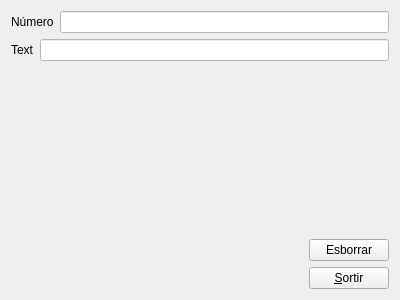
<?xml version="1.0" encoding="UTF-8"?>
<ui version="4.0">
 <class>MyForm</class>
 <widget class="QWidget" name="MyForm">
  <property name="geometry">
   <rect>
    <x>0</x>
    <y>0</y>
    <width>400</width>
    <height>300</height>
   </rect>
  </property>
  <property name="windowTitle">
   <string>Form</string>
  </property>
  <layout class="QHBoxLayout" name="horizontalLayout_5">
   <item>
    <layout class="QVBoxLayout" name="verticalLayout">
     <item>
      <layout class="QHBoxLayout" name="horizontalLayout">
       <item>
        <widget class="QLabel" name="label">
         <property name="text">
          <string>Número</string>
         </property>
        </widget>
       </item>
       <item>
        <widget class="QLineEdit" name="lineEdit">
         <property name="styleSheet">
          <string notr="true">background-color:white;
color:red
</string>
         </property>
         <property name="maxLength">
          <number>10</number>
         </property>
         <property name="clearButtonEnabled">
          <bool>false</bool>
         </property>
        </widget>
       </item>
      </layout>
     </item>
     <item>
      <layout class="QHBoxLayout" name="horizontalLayout_2">
       <item>
        <widget class="QLabel" name="label_2">
         <property name="text">
          <string>Text</string>
         </property>
        </widget>
       </item>
       <item>
        <widget class="QLineEdit" name="lineEdit_2">
         <property name="styleSheet">
          <string notr="true">background-color:white;
color:blue</string>
         </property>
         <property name="maxLength">
          <number>10</number>
         </property>
        </widget>
       </item>
      </layout>
     </item>
     <item>
      <spacer name="verticalSpacer">
       <property name="orientation">
        <enum>Qt::Vertical</enum>
       </property>
       <property name="sizeHint" stdset="0">
        <size>
         <width>20</width>
         <height>40</height>
        </size>
       </property>
      </spacer>
     </item>
     <item>
      <layout class="QHBoxLayout" name="horizontalLayout_3">
       <item>
        <spacer name="horizontalSpacer">
         <property name="orientation">
          <enum>Qt::Horizontal</enum>
         </property>
         <property name="sizeHint" stdset="0">
          <size>
           <width>40</width>
           <height>20</height>
          </size>
         </property>
        </spacer>
       </item>
       <item>
        <widget class="QPushButton" name="pushButton">
         <property name="text">
          <string>Esborrar</string>
         </property>
        </widget>
       </item>
      </layout>
     </item>
     <item>
      <layout class="QHBoxLayout" name="horizontalLayout_4">
       <item>
        <spacer name="horizontalSpacer_2">
         <property name="orientation">
          <enum>Qt::Horizontal</enum>
         </property>
         <property name="sizeHint" stdset="0">
          <size>
           <width>40</width>
           <height>20</height>
          </size>
         </property>
        </spacer>
       </item>
       <item>
        <widget class="QPushButton" name="pushButton_2">
         <property name="text">
          <string>&amp;Sortir</string>
         </property>
        </widget>
       </item>
      </layout>
     </item>
    </layout>
   </item>
  </layout>
 </widget>
 <resources/>
 <connections>
  <connection>
   <sender>pushButton</sender>
   <signal>clicked()</signal>
   <receiver>lineEdit</receiver>
   <slot>clear()</slot>
   <hints>
    <hint type="sourcelabel">
     <x>303</x>
     <y>205</y>
    </hint>
    <hint type="destinationlabel">
     <x>277</x>
     <y>48</y>
    </hint>
   </hints>
  </connection>
  <connection>
   <sender>pushButton</sender>
   <signal>clicked()</signal>
   <receiver>lineEdit_2</receiver>
   <slot>clear()</slot>
   <hints>
    <hint type="sourcelabel">
     <x>363</x>
     <y>204</y>
    </hint>
    <hint type="destinationlabel">
     <x>300</x>
     <y>90</y>
    </hint>
   </hints>
  </connection>
  <connection>
   <sender>pushButton_2</sender>
   <signal>clicked()</signal>
   <receiver>MyForm</receiver>
   <slot>close()</slot>
   <hints>
    <hint type="sourcelabel">
     <x>310</x>
     <y>266</y>
    </hint>
    <hint type="destinationlabel">
     <x>273</x>
     <y>288</y>
    </hint>
   </hints>
  </connection>
 </connections>
</ui>
